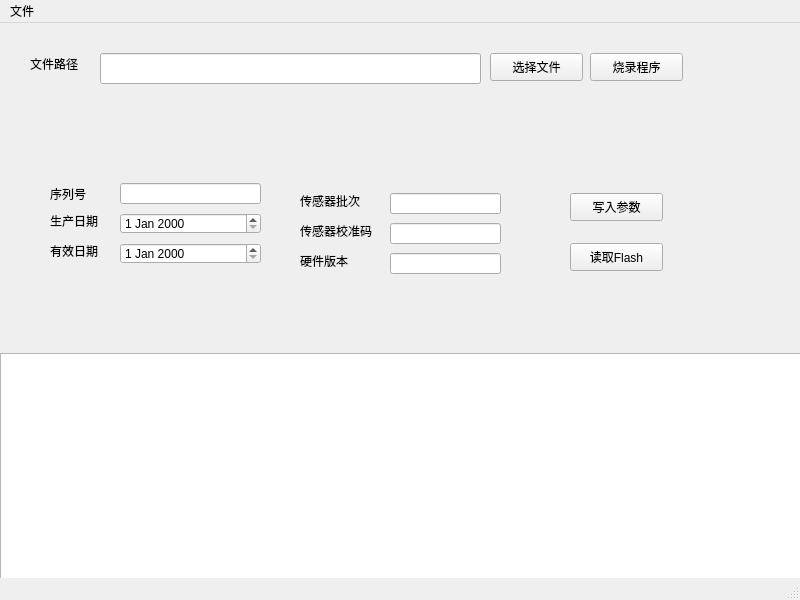
<?xml version="1.0" encoding="UTF-8"?>
<ui version="4.0">
 <class>MainWindow</class>
 <widget class="QMainWindow" name="MainWindow">
  <property name="geometry">
   <rect>
    <x>0</x>
    <y>0</y>
    <width>800</width>
    <height>600</height>
   </rect>
  </property>
  <property name="windowTitle">
   <string>MainWindow</string>
  </property>
  <property name="whatsThis">
   <string>&lt;html&gt;&lt;head/&gt;&lt;body&gt;&lt;p&gt;你好&lt;/p&gt;&lt;/body&gt;&lt;/html&gt;</string>
  </property>
  <widget class="QWidget" name="centralwidget">
   <widget class="QTextBrowser" name="Info_TextBrowser">
    <property name="geometry">
     <rect>
      <x>0</x>
      <y>330</y>
      <width>801</width>
      <height>251</height>
     </rect>
    </property>
   </widget>
   <widget class="QPushButton" name="BT_Programm">
    <property name="geometry">
     <rect>
      <x>590</x>
      <y>30</y>
      <width>93</width>
      <height>28</height>
     </rect>
    </property>
    <property name="text">
     <string>烧录程序</string>
    </property>
   </widget>
   <widget class="QPushButton" name="BT_ChooseFile">
    <property name="geometry">
     <rect>
      <x>490</x>
      <y>30</y>
      <width>93</width>
      <height>28</height>
     </rect>
    </property>
    <property name="text">
     <string>选择文件</string>
    </property>
   </widget>
   <widget class="QLabel" name="label">
    <property name="geometry">
     <rect>
      <x>30</x>
      <y>30</y>
      <width>71</width>
      <height>21</height>
     </rect>
    </property>
    <property name="text">
     <string>文件路径</string>
    </property>
   </widget>
   <widget class="QLineEdit" name="lineEdit">
    <property name="geometry">
     <rect>
      <x>100</x>
      <y>30</y>
      <width>381</width>
      <height>31</height>
     </rect>
    </property>
   </widget>
   <widget class="QPushButton" name="BT_WriteParam">
    <property name="geometry">
     <rect>
      <x>570</x>
      <y>170</y>
      <width>93</width>
      <height>28</height>
     </rect>
    </property>
    <property name="text">
     <string>写入参数</string>
    </property>
   </widget>
   <widget class="QLineEdit" name="lineEdit_SN">
    <property name="geometry">
     <rect>
      <x>120</x>
      <y>160</y>
      <width>141</width>
      <height>21</height>
     </rect>
    </property>
    <property name="toolTip">
     <string/>
    </property>
    <property name="toolTipDuration">
     <number>-1</number>
    </property>
    <property name="whatsThis">
     <string extracomment="valide length 14,start with D3-"/>
    </property>
   </widget>
   <widget class="QLabel" name="label_2">
    <property name="geometry">
     <rect>
      <x>50</x>
      <y>160</y>
      <width>51</width>
      <height>21</height>
     </rect>
    </property>
    <property name="text">
     <string>序列号</string>
    </property>
   </widget>
   <widget class="QDateEdit" name="dateEdit">
    <property name="geometry">
     <rect>
      <x>120</x>
      <y>190</y>
      <width>141</width>
      <height>21</height>
     </rect>
    </property>
   </widget>
   <widget class="QDateEdit" name="dateEdit_2">
    <property name="geometry">
     <rect>
      <x>120</x>
      <y>220</y>
      <width>141</width>
      <height>21</height>
     </rect>
    </property>
   </widget>
   <widget class="QLabel" name="label_3">
    <property name="geometry">
     <rect>
      <x>50</x>
      <y>190</y>
      <width>72</width>
      <height>15</height>
     </rect>
    </property>
    <property name="text">
     <string>生产日期</string>
    </property>
   </widget>
   <widget class="QLabel" name="label_4">
    <property name="geometry">
     <rect>
      <x>50</x>
      <y>220</y>
      <width>72</width>
      <height>15</height>
     </rect>
    </property>
    <property name="text">
     <string>有效日期</string>
    </property>
   </widget>
   <widget class="QLabel" name="label_5">
    <property name="geometry">
     <rect>
      <x>300</x>
      <y>200</y>
      <width>72</width>
      <height>15</height>
     </rect>
    </property>
    <property name="text">
     <string>传感器校准码</string>
    </property>
   </widget>
   <widget class="QLineEdit" name="lineEdit_SensorCode">
    <property name="geometry">
     <rect>
      <x>390</x>
      <y>200</y>
      <width>111</width>
      <height>21</height>
     </rect>
    </property>
    <property name="toolTip">
     <string/>
    </property>
    <property name="toolTipDuration">
     <number>-1</number>
    </property>
    <property name="whatsThis">
     <string extracomment="valide length 14,start with D3-"/>
    </property>
   </widget>
   <widget class="QLabel" name="label_6">
    <property name="geometry">
     <rect>
      <x>300</x>
      <y>170</y>
      <width>72</width>
      <height>15</height>
     </rect>
    </property>
    <property name="text">
     <string>传感器批次</string>
    </property>
   </widget>
   <widget class="QLineEdit" name="lineEdit_SensorBatch">
    <property name="geometry">
     <rect>
      <x>390</x>
      <y>170</y>
      <width>111</width>
      <height>21</height>
     </rect>
    </property>
    <property name="toolTip">
     <string/>
    </property>
    <property name="toolTipDuration">
     <number>-1</number>
    </property>
    <property name="whatsThis">
     <string extracomment="valide length 14,start with D3-"/>
    </property>
   </widget>
   <widget class="QLabel" name="label_7">
    <property name="geometry">
     <rect>
      <x>300</x>
      <y>230</y>
      <width>72</width>
      <height>15</height>
     </rect>
    </property>
    <property name="text">
     <string>硬件版本</string>
    </property>
   </widget>
   <widget class="QLineEdit" name="lineEdit_SensorCode_2">
    <property name="geometry">
     <rect>
      <x>390</x>
      <y>230</y>
      <width>111</width>
      <height>21</height>
     </rect>
    </property>
    <property name="toolTip">
     <string/>
    </property>
    <property name="toolTipDuration">
     <number>-1</number>
    </property>
    <property name="whatsThis">
     <string extracomment="valide length 14,start with D3-"/>
    </property>
   </widget>
   <widget class="QPushButton" name="pb_readFlash">
    <property name="geometry">
     <rect>
      <x>570</x>
      <y>220</y>
      <width>93</width>
      <height>28</height>
     </rect>
    </property>
    <property name="text">
     <string>读取Flash</string>
    </property>
   </widget>
  </widget>
  <widget class="QMenuBar" name="menubar">
   <property name="geometry">
    <rect>
     <x>0</x>
     <y>0</y>
     <width>800</width>
     <height>26</height>
    </rect>
   </property>
   <widget class="QMenu" name="File">
    <property name="title">
     <string>文件</string>
    </property>
    <addaction name="separator"/>
    <addaction name="separator"/>
    <addaction name="actionOpen"/>
    <addaction name="separator"/>
    <addaction name="actionOption"/>
   </widget>
   <addaction name="File"/>
  </widget>
  <widget class="QStatusBar" name="statusBar">
   <property name="sizeGripEnabled">
    <bool>true</bool>
   </property>
  </widget>
  <action name="actionOpen">
   <property name="text">
    <string>Open</string>
   </property>
   <property name="shortcut">
    <string>Alt+O</string>
   </property>
  </action>
  <action name="actionOption">
   <property name="text">
    <string>Option</string>
   </property>
   <property name="shortcut">
    <string>Alt+P</string>
   </property>
  </action>
 </widget>
 <resources/>
 <connections/>
</ui>
